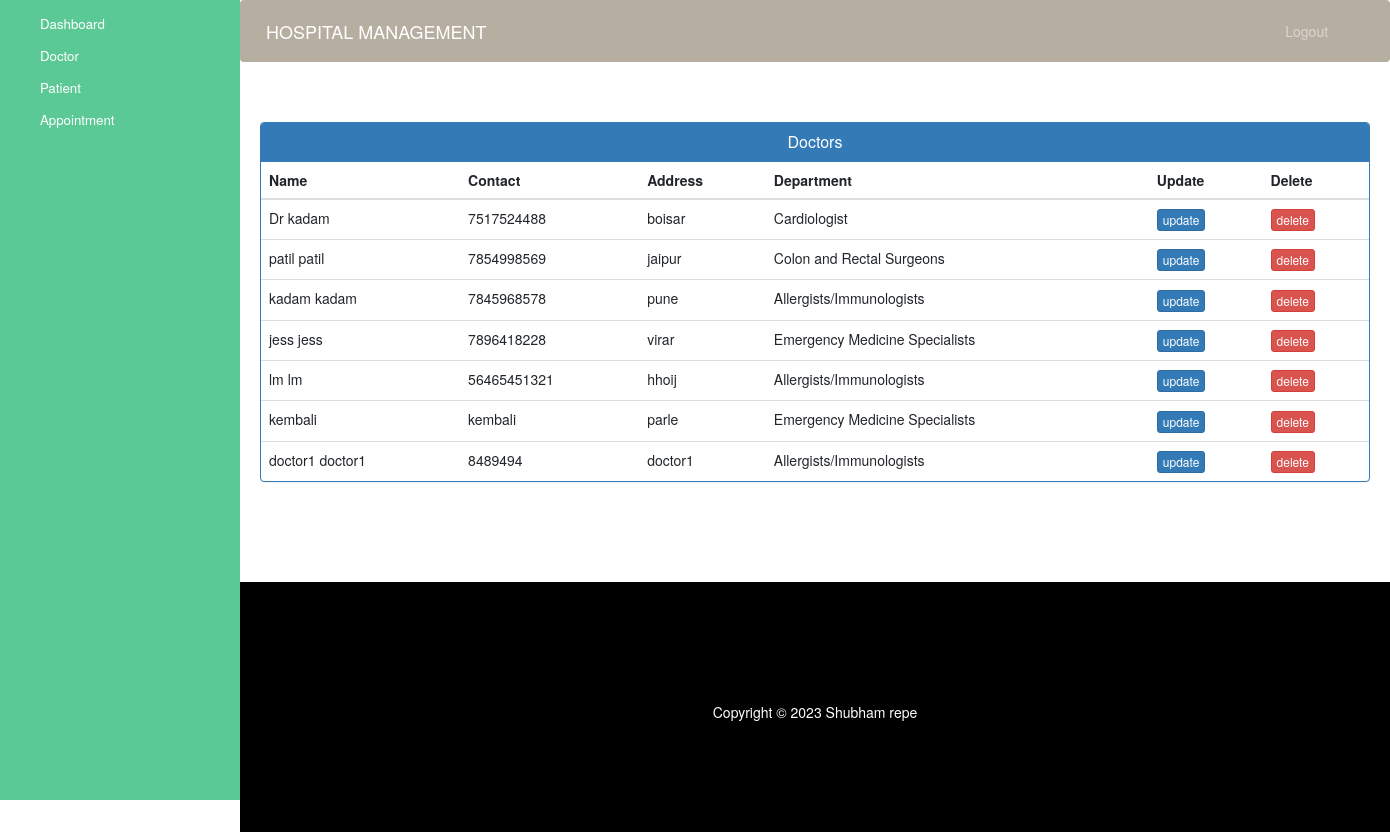
The app's page /admin-view-doctor/ with its own data.
### app/models.py (models this page shows, shortened)
class Doctor(models.Model):
    user=models.OneToOneField(User,on_delete=models.CASCADE)
    profile_pic= models.ImageField(upload_to='profile_pic/DoctorProfilePic/',null=True,blank=True)
    address = models.CharField(max_length=40)
    mobile = models.CharField(max_length=20,null=True)
    department= models.CharField(max_length=50,choices=departments,default='Cardiologist')
    status=models.BooleanField(default=False)
    @property
    def get_name(self):
        return self.user.first_name+" "+self.user.last_name

### app/views.py (the view)
# urls.py: path('admin-view-doctor/', views.admin_view_doctor_view,name='admin-view-doctor'),
def admin_view_doctor_view(request):
    doctors=models.Doctor.objects.all().filter(status=True)
    return render(request,'admin_view_doctor.html',{'doctors':doctors})

### app/templates/admin_view_doctor.html (shortened to what this page needs)
{% extends 'admin_base.html' %}
{% block content %}
{%load static%}
<head>
  <link href="//netdna.bootstrapcdn.com/bootstrap/3.0.0/css/bootstrap.min.css" rel="stylesheet" id="bootstrap-css">
</head>
<div class="container">
  <div class="panel panel-primary">
    <div class="panel-heading">
      <h6 class="panel-title">Doctors</h6>
    </div>
    <table class="table table-hover" id="dev-table">
      <thead>
        <tr>
          <th>Name</th>
          <th>Contact</th>
          <th>Address</th>
          <th>Department</th>
          <th>Update</th>
          <th>Delete</th>
        </tr>
      </thead>
      {% for d in doctors %}
      <tr>
        <td> {{d.get_name}}</td>
        <td>{{d.mobile}}</td>
        <td>{{d.address}}</td>
        <td>{{d.department}}</td>
        <td><a class="btn btn-primary btn-xs" href="{% url 'update-doctor' d.id  %}">update</a></td>
        <td><a class="btn btn-danger btn-xs" href="{% url 'delete-doctor-from-hospital' d.id  %}">delete</a></td>
      </tr>
      {% endfor %}
    </table>
  </div>
</div>
{% endblock content %}

### app/static/style.css (style rules this page uses)
body { padding-left: 240px; }

### app/templates/admin_base.html (style rules this page uses)
a:link { text-decoration: none; }
a { color: white; }
body { padding-left: 240px; }

### app/templates/admin_view_doctor.html (style rules this page uses)
a:link { text-decoration: none; }
h6 { text-align: center; }

### records on screen
Doctor: get_name "Dr kadam", mobile "7517524488", address "boisar", department "Cardiologist"
Doctor: get_name "patil patil", mobile "7854998569", address "jaipur", department "Colon and Rectal Surgeons"
Doctor: get_name "kadam kadam", mobile "7845968578", address "pune", department "Allergists/Immunologists"
Doctor: get_name "jess jess", mobile "7896418228", address "virar", department "Emergency Medicine Specialists"
Doctor: get_name "lm lm", mobile "56465451321", address "hhoij", department "Allergists/Immunologists"
Doctor: get_name "kembali", mobile "kembali", address "parle", department "Emergency Medicine Specialists"
Doctor: get_name "doctor1 doctor1", mobile "8489494", address "doctor1", department "Allergists/Immunologists"
